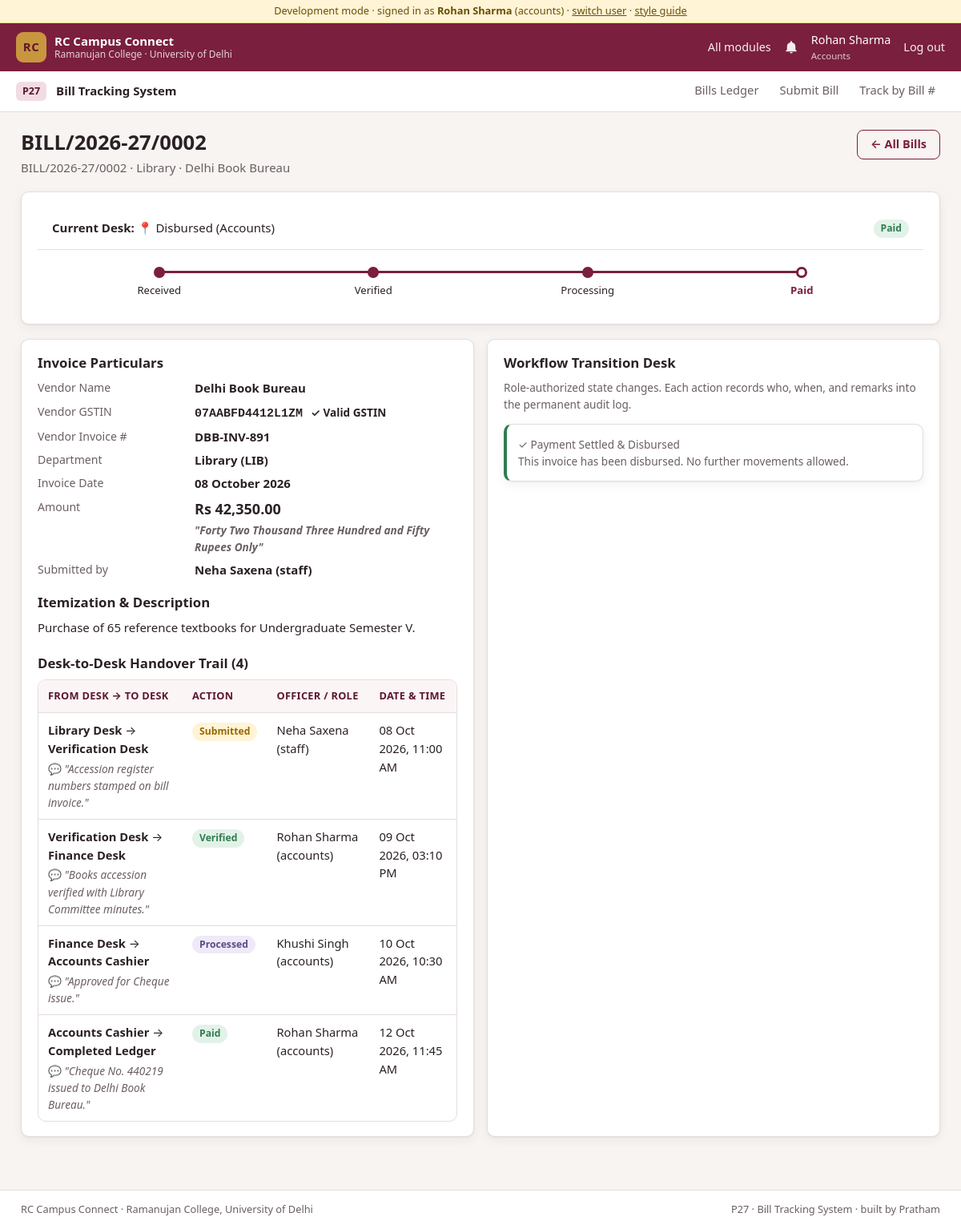
/view.php?id=2 (signed in), run on the app's committed database.
### tables this page shows
CREATE TABLE bill_records (
  id                INT UNSIGNED AUTO_INCREMENT PRIMARY KEY,
  bill_no           VARCHAR(50) NOT NULL UNIQUE,
  vendor_name       VARCHAR(150) NOT NULL,
  vendor_gstin      VARCHAR(15) NOT NULL,
  vendor_invoice_no VARCHAR(50) NOT NULL,
  department_id     INT UNSIGNED NOT NULL,
  amount            DECIMAL(12,2) NOT NULL,
  bill_date         DATE NOT NULL,
  description       TEXT NOT NULL,
  status            ENUM('received','verified','processing','paid','returned') NOT NULL DEFAULT 'received',
  current_desk      VARCHAR(100) NOT NULL DEFAULT 'Verification Desk',
  submitted_by      INT UNSIGNED NOT NULL,
  created_at        DATETIME NOT NULL DEFAULT CURRENT_TIMESTAMP,
  updated_at        DATETIME NULL,
  FOREIGN KEY (submitted_by) REFERENCES users(id),
  FOREIGN KEY (department_id) REFERENCES departments(id)
);

CREATE TABLE departments (
  id              INT UNSIGNED AUTO_INCREMENT PRIMARY KEY,
  code            VARCHAR(10)  NOT NULL UNIQUE,
  name            VARCHAR(100) NOT NULL,
  type            ENUM('academic','administrative') NOT NULL DEFAULT 'academic',
  hod_employee_id INT UNSIGNED NULL,
  created_at      DATETIME NOT NULL DEFAULT CURRENT_TIMESTAMP
);

CREATE TABLE users (
  id            INT UNSIGNED AUTO_INCREMENT PRIMARY KEY,
  username      VARCHAR(40)  NOT NULL UNIQUE,
  full_name     VARCHAR(100) NOT NULL,
  email         VARCHAR(120) NOT NULL UNIQUE,
  mobile        CHAR(10)     NULL,
  password_hash VARCHAR(255) NOT NULL,
  role          VARCHAR(20)  NOT NULL COMMENT 'admin, principal, hod, faculty, staff, accounts, librarian, warden, it_admin, student, applicant',
  status        ENUM('active','blocked') NOT NULL DEFAULT 'active',
  created_at    DATETIME NOT NULL DEFAULT CURRENT_TIMESTAMP
);

CREATE TABLE bill_movements (
  id          INT UNSIGNED AUTO_INCREMENT PRIMARY KEY,
  bill_id     INT UNSIGNED NOT NULL,
  from_desk   VARCHAR(100) NOT NULL,
  to_desk     VARCHAR(100) NOT NULL,
  action      ENUM('submitted','verified','forwarded','processed','paid','returned') NOT NULL,
  remarks     TEXT NULL,
  action_by   INT UNSIGNED NOT NULL,
  created_at  DATETIME NOT NULL DEFAULT CURRENT_TIMESTAMP,
  FOREIGN KEY (bill_id) REFERENCES bill_records(id) ON DELETE CASCADE,
  FOREIGN KEY (action_by) REFERENCES users(id)
);

### includes/functions.php (called while the page is built, shortened)
<?php
function amount_in_words($number)
{
    $number = (float)$number;
    $no = floor($number);
    $decimal = round(($number - $no) * 100);
    $digits_length = strlen((string)$no);
    $i = 0;
    $str = [];
    $words = [
        0 => '', 1 => 'One', 2 => 'Two', 3 => 'Three', 4 => 'Four', 5 => 'Five',
        6 => 'Six', 7 => 'Seven', 8 => 'Eight', 9 => 'Nine', 10 => 'Ten',
        11 => 'Eleven', 12 => 'Twelve', 13 => 'Thirteen', 14 => 'Fourteen', 15 => 'Fifteen',
        16 => 'Sixteen', 17 => 'Seventeen', 18 => 'Eighteen', 19 => 'Nineteen', 20 => 'Twenty',
        30 => 'Thirty', 40 => 'Forty', 50 => 'Fifty', 60 => 'Sixty', 70 => 'Seventy',
        80 => 'Eighty', 90 => 'Ninety'
    ];
    $digits = ['', 'Hundred', 'Thousand', 'Lakh', 'Crore'];
    while ($i < $digits_length) {
        $divider = ($i == 2) ? 10 : 100;
        $chunk = floor($no % $divider);
        $no = floor($no / $divider);
        $i += ($divider == 10) ? 1 : 2;
        if ($chunk) {
            $counter = count($str);
            $plural = ($counter && $chunk > 9) ? '' : '';
            $hundred = ($counter == 1 && $str[0]) ? ' and ' : null;
            if ($chunk < 21) {
                $str[] = $words[$chunk] . ' ' . $digits[$counter] . $plural . ' ' . $hundred;
            } else {
                $units = floor($chunk % 10);
                $tens = floor($chunk / 10) * 10;
                $str[] = $words[$tens] . ($units ? ' ' . $words[$units] : '') . ' ' . $digits[$counter] . $plural . ' ' . $hundred;
            }
        } else {
            $str[] = null;
        }
    }
    $rupees = implode('', array_reverse($str));
    $paise = '';
    $result = trim($rupees) ? trim($rupees) . ' Rupees' . $paise . ' Only' : 'Zero Rupees Only';
    return preg_replace('/\s+/', ' ', $result);
}
function find_bill($id)
{
    $st = db()->prepare(
        'SELECT b.*, d.name AS department_name, d.code AS department_code, u.full_name AS submitted_by_name, u.role AS submitter_role
         FROM bill_records b
         JOIN departments d ON d.id = b.department_id
         JOIN users u ON u.id = b.submitted_by
         WHERE b.id = ?'
    );
    $st->bind_param('i', $id);
    $st->execute();
    $row = $st->get_result()->fetch_assoc();
    return $row;
}
function find_bill_movements($billId)
{
    $st = db()->prepare(
        'SELECT m.*, u.full_name AS action_by_name, u.role AS action_by_role
         FROM bill_movements m
         JOIN users u ON u.id = m.action_by
         WHERE m.bill_id = ?
         ORDER BY m.id ASC'
    );
    $st->bind_param('i', $billId);
    $st->execute();
    return $st->get_result()->fetch_all(MYSQLI_ASSOC);
}

### view.php (the view, shortened to what this page needs)
<?php
require __DIR__ . '/includes/functions.php';
$id = (int)(isset($_GET['id']) ? $_GET['id'] : 0);
$row = find_bill($id);
$movements = find_bill_movements($id);
$verbalAmount = amount_in_words($row['amount']);
$workflowSteps = ['received', 'verified', 'processing', 'paid'];
$currentPos = array_search($row['status'], $workflowSteps, true);
?>
<div class="card" style="margin-bottom:18px">
  <div style="padding:14px 18px; border-bottom:1px solid var(--line); display:flex; justify-content:space-between; align-items:center;">
    <div><strong>Current Desk:</strong> 📍 <?= e($row['current_desk']) ?></div>
    <div><?= status_badge($row['status']) ?></div>
  </div>
  <ol class="timeline" style="margin:14px 18px">
    <?php if ($row['status'] === 'returned'): ?>
      <li class="done">Submitted</li>
      <li class="current" style="color:var(--bad)">Returned to Department</li>
    <?php else: ?>
      <?php foreach ($workflowSteps as $i => $s): ?>
        <li class="<?= $currentPos !== false && $i < $currentPos ? 'done' : ($currentPos !== false && $i === $currentPos ? 'current' : '') ?>">
          <?= e(ucfirst($s)) ?>
        </li>
      <?php endforeach; ?>
    <?php endif; ?>
  </ol>
</div>
<div class="grid grid-2">
  <div class="card">
    <h3>Invoice Particulars</h3>
    <dl class="dl">
      <dt>Vendor Name</dt>
      <dd><b><?= e($row['vendor_name']) ?></b></dd>
      <dt>Vendor GSTIN</dt>
      <dd>
        <span class="mono"><?= e($row['vendor_gstin']) ?></span>
        <span class="pill ok small" style="margin-left:6px">✓ Valid GSTIN</span>
      </dd>
      <dt>Vendor Invoice #</dt>
      <dd><?= e($row['vendor_invoice_no']) ?></dd>
      <dt>Department</dt>
      <dd><?= e($row['department_name']) ?> (<?= e($row['department_code']) ?>)</dd>
      <dt>Invoice Date</dt>
      <dd><?= e(date('d F Y', strtotime($row['bill_date']))) ?></dd>
      <dt>Amount</dt>
      <dd>
        <div style="font-size:18px; font-weight:700; color:var(--maroon)">
          Rs <?= number_format((float)$row['amount'], 2) ?>
        </div>
        <div class="small muted" style="font-style:italic; margin-top:2px">
          "<?= e($verbalAmount) ?>"
        </div>
      </dd>
      <dt>Submitted by</dt>
      <dd><?= e($row['submitted_by_name']) ?> (<?= e($row['submitter_role']) ?>)</dd>
    </dl>
    <h3 style="margin-top:18px">Itemization & Description</h3>
    <p><?= nl2br(e($row['description'])) ?></p>
    <h3 style="margin-top:22px">Desk-to-Desk Handover Trail (<?= count($movements) ?>)</h3>
    <?php if (!$movements): ?>
      <p class="muted">No movement records logged.</p>
    <?php else: ?>
      <div class="table-wrap" style="margin-top:8px">
        <table class="table small">
          <thead>
            <tr><th>From Desk &rarr; To Desk</th><th>Action</th><th>Officer / Role</th><th>Date & Time</th></tr>
          </thead>
          <tbody>
            <?php foreach ($movements as $m): ?>
              <tr>
                <td>
                  <b><?= e($m['from_desk']) ?></b> &rarr; <b><?= e($m['to_desk']) ?></b>
                  <?php if (!empty($m['remarks'])): ?>
                    <div class="muted small" style="margin-top:3px">💬 <em>"<?= e($m['remarks']) ?>"</em></div>
                  <?php endif; ?>
                </td>
                <td><?= status_badge($m['action']) ?></td>
                <td><?= e($m['action_by_name']) ?> (<?= e($m['action_by_role']) ?>)</td>
                <td><?= e(date('d M Y, h:i A', strtotime($m['created_at']))) ?></td>
              </tr>
            <?php endforeach; ?>
          </tbody>
        </table>
      </div>
    <?php endif; ?>
  </div>
  <div class="card">
    <h3>Workflow Transition Desk</h3>
    <p class="muted small">Role-authorized state changes. Each action records who, when, and remarks into the permanent audit log.</p>
    <?php if ($row['status'] === 'paid'): ?>
      <div class="stat ok" style="padding:14px; margin-top:12px;">
        <div class="l">✓ Payment Settled & Disbursed</div>
        <div class="small muted">This invoice has been disbursed. No further movements allowed.</div>
      </div>
    <?php endif; ?>
  </div>
</div>

### shared/bootstrap.php (shortened to what this page needs)
<?php
function __norm_path($p)
{
    $real = realpath($p);
    $p = str_replace('\\', '/', $real !== false ? $real : $p);
    return rtrim($p, '/');
}
function __rel_url($target)
{
    $from = explode('/', __norm_path(dirname($_SERVER['SCRIPT_FILENAME'])));
    $to = explode('/', __norm_path($target));
    $windows = DIRECTORY_SEPARATOR === '\\';
    $i = 0;
    while ($i < count($from) && $i < count($to)
        && ($windows ? strcasecmp($from[$i], $to[$i]) === 0 : $from[$i] === $to[$i])) {
        $i++;
    }
    $up = str_repeat('../', count($from) - $i);
    $rest = implode('/', array_slice($to, $i));
    $url = $up . $rest;
    return $url === '' ? './' : $url;
}
function db()
{
    static $db = null;
    if ($db === null) {
        try {
            $db = new mysqli(DB_HOST, DB_USER, DB_PASS, DB_NAME, (int) DB_PORT);
        } catch (mysqli_sql_exception $ex) {
            http_response_code(500);
            $msg = 'Cannot connect to MySQL database "' . DB_NAME . '". Start MySQL in XAMPP, create the database, '
                 . 'and import shared/shared_schema.sql and database.sql. (' . $ex->getMessage() . ')';
            exit(DEV_MODE ? e($msg) : 'Database unavailable.');
        }
        $db->set_charset('utf8mb4');
        $db->query("SET time_zone = '+05:30'");
    }
    return $db;
}
function e($value)
{
    return htmlspecialchars((string) $value, ENT_QUOTES, 'UTF-8');
}
function status_badge($status)
{
    $s = strtolower((string) $status);
    $map = [
        'ok'   => ['approved', 'active', 'verified', 'success', 'paid', 'completed', 'resolved', 'closed', 'accepted', 'selected',
                   'allocated', 'admitted', 'published', 'confirmed', 'sanctioned', 'disbursed', 'conferred', 'returned', 'live', 'done', 'present'],
        'wait' => ['pending', 'requested', 'submitted', 'open', 'draft', 'applied', 'in_progress', 'processing', 'under_review',
                   'shortlisted', 'registered', 'screening', 'assigned', 'issued', 'booked', 'received', 'new', 'scheduled', 'in_movement'],
        'bad'  => ['rejected', 'failed', 'blocked', 'revoked', 'cancelled', 'expired', 'discrepancy', 'overdue', 'absent', 'dropped', 'missed'],
    ];
    $cls = 'info';
    foreach ($map as $k => $list) {
        if (in_array($s, $list, true)) {
            $cls = $k;
            break;
        }
    }
    return '<span class="badge badge-' . $cls . '">' . e(ucwords(str_replace('_', ' ', $s))) . '</span>';
}
function current_user()
{
    return isset($_SESSION['user']['id']) ? $_SESSION['user'] : null;
}
function user_role()
{
    $u = current_user();
    return $u ? $u['role'] : '';
}
function has_role(...$roles)
{
    $r = user_role();
    return $r !== '' && ($r === 'admin' || in_array($r, $roles, true));
}
function page_start($title, array $opts = [])
{
    require SHARED_DIR . '/header.php';
}
function page_end()
{
    require SHARED_DIR . '/footer.php';
}

### shared/theme.css (style rules this page uses)
:root { --brand: #7a1f3d; --brand-dark: #5c1730; --brand-soft: #f2dce3; --brand-tint: #fbf5f6; --accent: #c8963e; --bg: #f7f4f2; --surface: #ffffff; --text: #2b2125; --muted: #6b5e62; --line: #e6dcdf; --ok: #2e7d4f; --ok-bg: #e3f2e8; --wait: #9a6700; --wait-bg: #fff4d6; --bad: #b42318; --bad-bg: #fde8e6; --info: #5b4b8a; --info-bg: #eeeaf7; --radius: 10px; --shadow: 0 1px 2px rgba(43, 33, 37, .06), 0 4px 14px rgba(43, 33, 37, .06); --font: "Segoe UI", system-ui, -apple-system, Roboto, "Noto Sans", Arial, sans-serif; --mono: Consolas, "SFMono-Regular", Menlo, monospace; }
*, *::before, *::after { box-sizing: border-box; }
html { -webkit-text-size-adjust: 100%; }
body { margin: 0; background: var(--bg); color: var(--text); font: 15px/1.55 var(--font); }
a { color: var(--brand); }
h1, h2, h3, h4 { line-height: 1.25; margin: 0 0 .6em; color: var(--text); }
h3 { font-size: 1.05rem; }
p { margin: 0 0 1em; }
.muted { color: var(--muted); }
.small { font-size: .85rem; }
.mono { font-family: var(--mono); }
.card { background: var(--surface); border: 1px solid var(--line); border-radius: var(--radius); box-shadow: var(--shadow); padding: 18px 20px; margin-bottom: 18px; }
.card > h2:first-child, .card > h3:first-child { margin-top: 0; }
.grid { display: grid; gap: 16px; }
.grid-2 { grid-template-columns: repeat(2, minmax(0, 1fr)); }
.stat { background: var(--surface); border: 1px solid var(--line); border-left: 4px solid var(--brand); border-radius: var(--radius); padding: 14px 16px; box-shadow: var(--shadow); }
.stat .l { color: var(--muted); font-size: .85rem; }
.stat.ok { border-left-color: var(--ok); }
.btn { display: inline-flex; align-items: center; gap: 6px; border: 1px solid var(--brand); background: var(--brand); color: #fff; padding: 8px 16px; border-radius: 8px; font: 600 .9rem var(--font); cursor: pointer; text-decoration: none; line-height: 1.3; }
.btn-outline { background: transparent; color: var(--brand); }
.table-wrap { overflow-x: auto; border: 1px solid var(--line); border-radius: var(--radius); background: var(--surface); }
table.table { width: 100%; border-collapse: collapse; font-size: .92rem; }
.table th { background: var(--brand-tint); color: var(--brand-dark); text-align: left; font-weight: 700; font-size: .8rem; text-transform: uppercase; letter-spacing: .3px; padding: 10px 12px; border-bottom: 1px solid var(--line); white-space: nowrap; }
.table td { padding: 10px 12px; border-bottom: 1px solid var(--line); vertical-align: top; }
.table tbody tr:last-child td { border-bottom: 0; }
.badge { display: inline-block; padding: 2px 9px; border-radius: 999px; font-size: .76rem; font-weight: 700; white-space: nowrap; }
.badge-ok { background: var(--ok-bg); color: var(--ok); }
.badge-wait { background: var(--wait-bg); color: var(--wait); }
.badge-info { background: var(--info-bg); color: var(--info); }
.timeline { list-style: none; margin: 0; padding: 0; display: flex; flex-wrap: wrap; gap: 0; }
.timeline li { flex: 1 1 110px; position: relative; padding: 26px 6px 0; text-align: center; font-size: .82rem; color: var(--muted); }
.timeline li::before { content: ""; position: absolute; top: 7px; left: 50%; width: 14px; height: 14px; margin-left: -7px; border-radius: 50%; background: #fff; border: 3px solid var(--line); z-index: 1; }
.timeline li::after { content: ""; position: absolute; top: 12px; left: -50%; width: 100%; height: 3px; background: var(--line); }
.timeline li:first-child::after { display: none; }
.timeline li.done { color: var(--text); }
.timeline li.done::before { background: var(--brand); border-color: var(--brand); }
.timeline li.done::after { background: var(--brand); }
.timeline li.current { color: var(--brand); font-weight: 700; }
.timeline li.current::before { border-color: var(--brand); }
.timeline li.current::after { background: var(--brand); }
.dl { display: grid; grid-template-columns: 180px 1fr; gap: 6px 16px; margin: 0; }
.dl dt { color: var(--muted); font-size: .88rem; }
.dl dd { margin: 0; font-weight: 600; }

### data on the page
bill_records: current_desk "Disbursed (Accounts)", status "Paid", vendor_name "Delhi Book Bureau", vendor_gstin "07AABFD4412L1ZM", vendor_invoice_no "DBB-INV-891", department.name "Library", department.code "LIB", bill_date "08 October 2026", amount "42,350.00", amount "Forty Two Thousand Three Hundred and Fifty Rupees Only", submitted_by.full_name "Neha Saxena", submitted_by.role "staff", description "Purchase of 65 reference textbooks for Undergraduate Semester V."
bill_movements: from_desk "Library Desk", to_desk "Verification Desk", remarks "Accession register numbers stamped on bill invoice.", action "Submitted", action_by.full_name "Neha Saxena", action_by.role "staff", created_at "08 Oct 2026, 11:00 AM"
bill_movements: from_desk "Verification Desk", to_desk "Finance Desk", remarks "Books accession verified with Library Committee minutes.", action "Verified", action_by.full_name "Rohan Sharma", action_by.role "accounts", created_at "09 Oct 2026, 03:10 PM"
bill_movements: from_desk "Finance Desk", to_desk "Accounts Cashier", remarks "Approved for Cheque issue.", action "Processed", action_by.full_name "Khushi Singh", action_by.role "accounts", created_at "10 Oct 2026, 10:30 AM"
bill_movements: from_desk "Accounts Cashier", to_desk "Completed Ledger", remarks "Cheque No. 440219 issued to Delhi Book Bureau.", action "Paid", action_by.full_name "Rohan Sharma", action_by.role "accounts", created_at "12 Oct 2026, 11:45 AM"

### other printed values
$__u['full_name'] "Rohan Sharma"
$__u['role'] "accounts"
PORTAL_NAME "RC Campus Connect"
COLLEGE_NAME "Ramanujan College"
isset(ROLES[$__u['role']]) ? ROLES[$__u['role']] : $__u['role'] "Accounts"
$__m['id'] "P27"
$__m['title'] "Bill Tracking System"
$__item['label'] "Bills Ledger"
$__item['label'] "Submit Bill"
$__item['label'] "Track by Bill #"
$__p['title'] "BILL/2026-27/0002"
$__p['sub'] "BILL/2026-27/0002 · Library · Delhi Book Bureau"
$__p['actions'] "← All Bills"
$s "Received"
$s "Verified"
